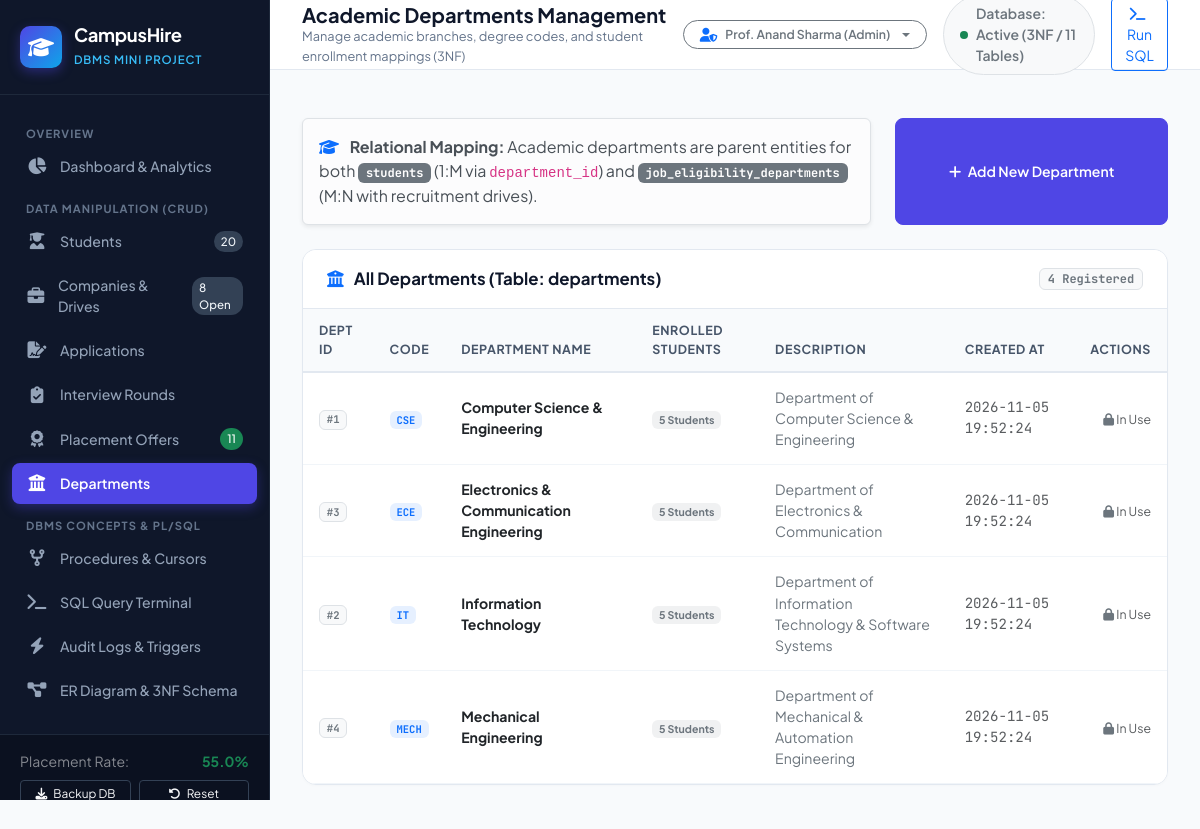
The page /departments on the database as committed earlier.
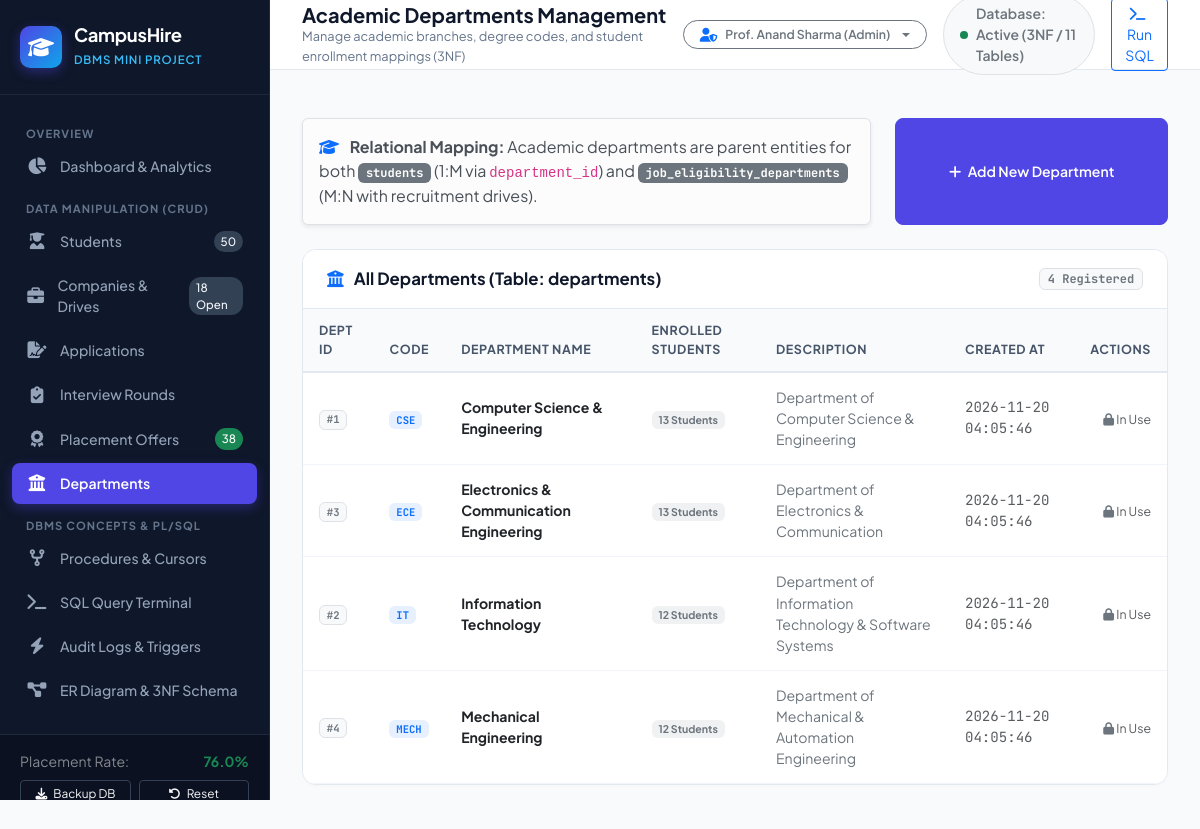
The same page on the database as committed later.
### tables this page shows
CREATE TABLE departments (
        department_id INTEGER PRIMARY KEY AUTOINCREMENT,
        department_name TEXT NOT NULL UNIQUE,
        department_code TEXT NOT NULL UNIQUE,
        description TEXT,
        created_at DATETIME DEFAULT (datetime('now', 'localtime'))
    );

### app.py (the view)
@app.route('/departments')
def departments_view():
    conn = database.get_db_connection()
    cur = conn.cursor()
    cur.execute("""
        SELECT d.*, COUNT(s.student_id) AS student_count
        FROM departments d
        LEFT JOIN students s ON d.department_id = s.department_id
        GROUP BY d.department_id
        ORDER BY d.department_code
    """)
    depts = [dict(r) for r in cur.fetchall()]
    conn.close()
    return render_template('departments.html', departments=depts)

### database.py (called while the page is built)
def get_db_connection():
    conn = sqlite3.connect(DB_PATH)
    conn.row_factory = sqlite3.Row
    conn.execute("PRAGMA foreign_keys = ON;")
    conn.create_function("fn_calculate_overall_placement_percentage", 0, lambda: _calculate_overall_placement_percentage(conn))
    conn.create_function("fn_calculate_department_placement_percentage", 1, lambda dept_id: _calculate_department_placement_percentage(conn, dept_id))
    return conn

def _calculate_overall_placement_percentage(conn):
    cur = conn.cursor()
    cur.execute("""
        SELECT COUNT(*) FROM students s
        INNER JOIN users u ON s.user_id = u.user_id
        WHERE u.account_status = 'ACTIVE'
    """)
    total = cur.fetchone()[0] or 0
    cur.execute("""
        SELECT COUNT(DISTINCT s.student_id)
        FROM students s
        INNER JOIN applications a ON s.student_id = a.student_id
        INNER JOIN placement_offers o ON a.application_id = o.application_id
        WHERE o.offer_status = 'ACCEPTED'
    """)
    placed = cur.fetchone()[0] or 0
    if total > 0:
        return round((placed * 100.0) / total, 2)
    return 0.00

### templates/departments.html (shortened to what this page needs)
{% extends "base.html" %}
{% block page_title %}Academic Departments Management{% endblock %}
{% block page_subtitle %}Manage academic branches, degree codes, and student enrollment mappings (3NF){% endblock %}
{% block content %}
<div class="row g-4 mb-4">
    <div class="col-md-8">
        <div class="alert alert-light border shadow-sm mb-0">
            <i class="fa-solid fa-graduation-cap text-primary me-2"></i>
            <strong>Relational Mapping:</strong> Academic departments are parent entities for both
            <span class="badge bg-secondary font-mono">students</span> (1:M via <code>department_id</code>) and
            <span class="badge bg-secondary font-mono">job_eligibility_departments</span> (M:N with recruitment drives).
        </div>
    </div>
    <div class="col-md-4 text-md-end">
        <button class="btn btn-primary-custom btn-sm w-100 h-100 py-2" data-bs-toggle="modal" data-bs-target="#addDeptModal">
            <i class="fa-solid fa-plus me-1"></i> Add New Department
        </button>
    </div>
</div>
<div class="card-custom">
    <div class="card-custom-header">
        <h5>
            <i class="fa-solid fa-building-columns text-primary"></i>
            All Departments (Table: departments)
        </h5>
        <span class="badge bg-light text-secondary border font-mono small">{{ departments|length }} Registered</span>
    </div>
    <div class="table-responsive">
        <table class="table table-custom align-middle">
            <thead>
                <tr>
                    <th>Dept ID</th>
                    <th>Code</th>
                    <th>Department Name</th>
                    <th>Enrolled Students</th>
                    <th>Description</th>
                    <th>Created At</th>
                    <th class="text-end">Actions</th>
                </tr>
            </thead>
            <tbody>
                {% for d in departments %}
                <tr>
                    <td><span class="badge bg-light text-secondary border font-mono">#{{ d.department_id }}</span></td>
                    <td><span class="badge bg-primary bg-opacity-10 text-primary fw-bold font-mono">{{ d.department_code }}</span></td>
                    <td class="fw-bold text-dark">{{ d.department_name }}</td>
                    <td>
                        <span class="badge bg-secondary bg-opacity-10 text-secondary">{{ d.student_count }} Students</span>
                    </td>
                    <td class="small text-secondary" style="max-width: 320px;">
                        {{ d.description or '&mdash;'|safe }}
                    </td>
                    <td class="small text-muted font-mono">{{ d.created_at }}</td>
                    <td class="text-end">
                        {% if d.student_count == 0 %}
                        <form action="{{ url_for('delete_department', dept_id=d.department_id) }}" method="POST" class="d-inline" onsubmit="return confirm('Delete department {{ d.department_code }}?');">
                            <button type="submit" class="btn btn-outline-danger btn-sm" title="Delete Department">
                                <i class="fa-solid fa-trash-can"></i>
                            </button>
                        </form>
                        {% else %}
                        <span class="text-muted small" title="Cannot delete department with active enrolled students"><i class="fa-solid fa-lock text-secondary"></i> In Use</span>
                        {% endif %}
                    </td>
                </tr>
                {% endfor %}
            </tbody>
        </table>
    </div>
</div>
{% endblock %}

### templates/base.html (shortened to what this page needs)
<!DOCTYPE html>
<html lang="en">
<head>
    <link href="https://cdn.jsdelivr.net/npm/bootstrap@5.3.2/dist/css/bootstrap.min.css" rel="stylesheet">
    <link href="https://cdnjs.cloudflare.com/ajax/libs/font-awesome/6.5.1/css/all.min.css" rel="stylesheet">
</head>
<body>
<div class="app-container">
    <aside class="app-sidebar">
        <div class="sidebar-brand">
            <div class="sidebar-brand-icon">
                <i class="fa-solid fa-graduation-cap"></i>
            </div>
            <div class="sidebar-brand-text">
                <h4>CampusHire</h4>
                <span>DBMS Mini Project</span>
            </div>
        </div>
        <nav class="sidebar-nav">
            <div class="nav-section-title">Overview</div>
            <a href="{{ url_for('dashboard') }}" class="sidebar-link {% if request.endpoint == 'dashboard' %}active{% endif %}">
                <i class="fa-solid fa-chart-pie"></i>
                <span>Dashboard & Analytics</span>
            </a>
            <div class="nav-section-title">Data Manipulation (CRUD)</div>
            <a href="{{ url_for('students') }}" class="sidebar-link {% if request.endpoint == 'students' %}active{% endif %}">
                <i class="fa-solid fa-user-graduate"></i>
                <span>Students</span>
                <span class="badge-pill">{{ nav_total_students }}</span>
            </a>
            <a href="{{ url_for('jobs') }}" class="sidebar-link {% if request.endpoint == 'jobs' %}active{% endif %}">
                <i class="fa-solid fa-briefcase"></i>
                <span>Companies & Drives</span>
                <span class="badge-pill">{{ nav_open_jobs }} Open</span>
            </a>
            <a href="{{ url_for('applications') }}" class="sidebar-link {% if request.endpoint == 'applications' %}active{% endif %}">
                <i class="fa-solid fa-file-signature"></i>
                <span>Applications</span>
            </a>
            <a href="{{ url_for('interviews') }}" class="sidebar-link {% if request.endpoint == 'interviews' %}active{% endif %}">
                <i class="fa-solid fa-clipboard-check"></i>
                <span>Interview Rounds</span>
            </a>
            <a href="{{ url_for('offers') }}" class="sidebar-link {% if request.endpoint == 'offers' %}active{% endif %}">
                <i class="fa-solid fa-award"></i>
                <span>Placement Offers</span>
                <span class="badge-pill bg-success text-white">{{ nav_placed_students }}</span>
            </a>
            <a href="{{ url_for('departments_view') }}" class="sidebar-link {% if request.endpoint == 'departments_view' %}active{% endif %}">
                <i class="fa-solid fa-building-columns"></i>
                <span>Departments</span>
            </a>
            <div class="nav-section-title">DBMS Concepts & PL/SQL</div>
            <a href="{{ url_for('procedures') }}" class="sidebar-link {% if request.endpoint == 'procedures' %}active{% endif %}">
                <i class="fa-solid fa-code-fork"></i>
                <span>Procedures & Cursors</span>
            </a>
            <a href="{{ url_for('sql_terminal') }}" class="sidebar-link {% if request.endpoint == 'sql_terminal' %}active{% endif %}">
                <i class="fa-solid fa-terminal"></i>
                <span>SQL Query Terminal</span>
            </a>
            <a href="{{ url_for('audit_logs') }}" class="sidebar-link {% if request.endpoint == 'audit_logs' %}active{% endif %}">
                <i class="fa-solid fa-bolt"></i>
                <span>Audit Logs & Triggers</span>
            </a>
            <a href="{{ url_for('schema') }}" class="sidebar-link {% if request.endpoint == 'schema' %}active{% endif %}">
                <i class="fa-solid fa-diagram-project"></i>
                <span>ER Diagram & 3NF Schema</span>
            </a>
        </nav>
        <div class="sidebar-footer">
            <div class="d-flex align-items-center justify-content-between text-white-50 small mb-2">
                <span>Placement Rate:</span>
                <span class="text-success fw-bold">{{ nav_placement_rate }}%</span>
            </div>
            <div class="d-flex gap-2">
                <a href="{{ url_for('backup_database') }}" class="btn btn-outline-info btn-sm w-50 text-light py-1" style="font-size: 0.74rem; border-color: #334155;" title="Download live SQLite DB backup">
                    <i class="fa-solid fa-download me-1"></i> Backup DB
                </a>
                <form action="{{ url_for('reset_database') }}" method="POST" onsubmit="return confirm('Reset database back to default sample dataset?');" class="w-50">
                    <button type="submit" class="btn btn-outline-secondary btn-sm w-100 text-light py-1" style="font-size: 0.74rem; border-color: #334155;" title="Reset to initial sample dataset">
                        <i class="fa-solid fa-rotate-left me-1"></i> Reset
                    </button>
                </form>
            </div>
        </div>
    </aside>
    <main class="app-main">
        <header class="app-topbar">
            <div class="topbar-title">
                <h1>{% block page_title %}Dashboard{% endblock %}</h1>
                <p>{% block page_subtitle %}Campus Recruitment & Placement System (MySQL / 3NF Normalized){% endblock %}</p>
            </div>
            <div class="d-flex align-items-center gap-3">
                <div class="dropdown">
                    <button class="btn btn-sm btn-outline-secondary dropdown-toggle d-flex align-items-center gap-2 py-1 px-3 rounded-pill bg-white" type="button" data-bs-toggle="dropdown">
                        <i class="fa-solid fa-user-shield text-primary"></i>
                        <span class="small fw-semibold" id="activeRoleLabel">Prof. Anand Sharma (Admin)</span>
                    </button>
                </div>
                <div class="d-flex align-items-center gap-2 bg-light px-3 py-2 rounded-pill border">
                    <span class="badge bg-success rounded-circle p-1" style="width: 8px; height: 8px; display: inline-block;"></span>
                    <span class="small fw-semibold text-secondary">Database: Active (3NF / 11 Tables)</span>
                </div>
                <a href="{{ url_for('sql_terminal') }}" class="btn btn-sm btn-outline-primary">
                    <i class="fa-solid fa-terminal me-1"></i> Run SQL
                </a>
            </div>
        </header>
        <div class="px-4 pt-3">
        </div>
        <div class="app-content">
            {% block content %}{% endblock %}
        </div>
    </main>
</div>
</body>
</html>

### templates/base.html (style rules this page uses)
:root { --primary: #4f46e5; --primary-hover: #4338ca; --primary-light: #eef2ff; --secondary: #0ea5e9; --accent: #10b981; --bg-main: #f8fafc; --sidebar-bg: #0f172a; --sidebar-text: #94a3b8; --card-border: #e2e8f0; --text-main: #1e293b; --text-muted: #64748b; }
body { font-family: 'Plus Jakarta Sans', sans-serif; background-color: var(--bg-main); color: var(--text-main); margin: 0; padding: 0; min-height: 100vh; }
.app-container { display: flex; min-height: 100vh; }
.app-sidebar { width: 270px; background-color: var(--sidebar-bg); color: var(--sidebar-text); flex-shrink: 0; display: flex; flex-direction: column; position: fixed; height: 100vh; overflow-y: auto; z-index: 1000; border-right: 1px solid #1e293b; }
.sidebar-brand { padding: 24px 20px; display: flex; align-items: center; gap: 12px; border-bottom: 1px solid #1e293b; }
.sidebar-brand-icon { width: 42px; height: 42px; background: linear-gradient(135deg, #4f46e5, #0ea5e9); border-radius: 10px; display: flex; align-items: center; justify-content: center; color: #fff; font-size: 1.3rem; box-shadow: 0 4px 12px rgba(79, 70, 229, 0.4); }
.sidebar-brand-text h4 { color: #fff; font-size: 1.15rem; font-weight: 700; margin: 0; letter-spacing: -0.3px; }
.sidebar-brand-text span { font-size: 0.72rem; color: #38bdf8; font-weight: 600; text-transform: uppercase; letter-spacing: 0.8px; }
.sidebar-nav { padding: 20px 12px; flex-grow: 1; }
.nav-section-title { font-size: 0.7rem; text-transform: uppercase; letter-spacing: 1px; color: #64748b; font-weight: 700; padding: 10px 14px 4px 14px; }
.sidebar-link { display: flex; align-items: center; gap: 12px; padding: 10px 14px; color: #94a3b8; text-decoration: none; border-radius: 8px; font-size: 0.88rem; font-weight: 500; transition: all 0.2s ease; margin-bottom: 3px; }
.sidebar-link.active { color: #fff; background-color: var(--primary); font-weight: 600; box-shadow: 0 4px 12px rgba(79, 70, 229, 0.35); }
.sidebar-link i { font-size: 1.05rem; width: 22px; text-align: center; }
.badge-pill { margin-left: auto; font-size: 0.72rem; padding: 2px 7px; border-radius: 12px; background-color: #334155; color: #f1f5f9; }
.sidebar-footer { padding: 16px 20px; border-top: 1px solid #1e293b; background-color: #0b1120; }
.app-main { flex-grow: 1; margin-left: 270px; display: flex; flex-direction: column; min-height: 100vh; }
.app-topbar { height: 70px; background-color: #fff; border-bottom: 1px solid var(--card-border); padding: 0 32px; display: flex; align-items: center; justify-content: space-between; position: sticky; top: 0; z-index: 100; }
.topbar-title h1 { font-size: 1.25rem; font-weight: 700; margin: 0; color: #0f172a; }
.topbar-title p { font-size: 0.8rem; color: var(--text-muted); margin: 0; }
.app-content { padding: 32px; flex-grow: 1; }
.card-custom { background: #fff; border-radius: 14px; border: 1px solid var(--card-border); box-shadow: 0 1px 3px rgba(0,0,0,0.02); overflow: hidden; margin-bottom: 24px; }
.card-custom-header { padding: 18px 24px; border-bottom: 1px solid var(--card-border); display: flex; align-items: center; justify-content: space-between; background-color: #fff; }
.card-custom-header h5 { font-size: 1.05rem; font-weight: 700; margin: 0; color: #0f172a; display: flex; align-items: center; gap: 10px; }
.btn-primary-custom { background-color: var(--primary); border-color: var(--primary); color: #fff; font-weight: 600; padding: 8px 18px; border-radius: 8px; transition: all 0.2s; }
.table-custom { margin: 0; width: 100%; }
.table-custom th { background-color: #f8fafc; color: #475569; font-weight: 700; font-size: 0.78rem; text-transform: uppercase; letter-spacing: 0.6px; border-top: none; border-bottom: 2px solid #e2e8f0; padding: 12px 16px; }
.table-custom td { padding: 14px 16px; vertical-align: middle; color: #1e293b; font-size: 0.88rem; border-bottom: 1px solid #f1f5f9; }
.font-mono { font-family: 'JetBrains Mono', monospace; }

Rows that differ between the two databases and show on the page:
changed departments "Computer Science & Engineering": student_count "5" → "13"; created_at "2026-11-05 19:52:24" → "2026-11-20 04:05:46"
changed departments "Electronics & Communication Engineering": student_count "5" → "13"; created_at "2026-11-05 19:52:24" → "2026-11-20 04:05:46"
changed departments "Information Technology": student_count "5" → "12"; created_at "2026-11-05 19:52:24" → "2026-11-20 04:05:46"
changed departments "Mechanical Engineering": student_count "5" → "12"; created_at "2026-11-05 19:52:24" → "2026-11-20 04:05:46"
Other text that changed with them:
{{ nav_total_students }}: "20" → "50"
{{ nav_open_jobs }}: "8" → "18"
{{ nav_placed_students }}: "11" → "38"
{{ nav_placement_rate }}: "55.0" → "76.0"
